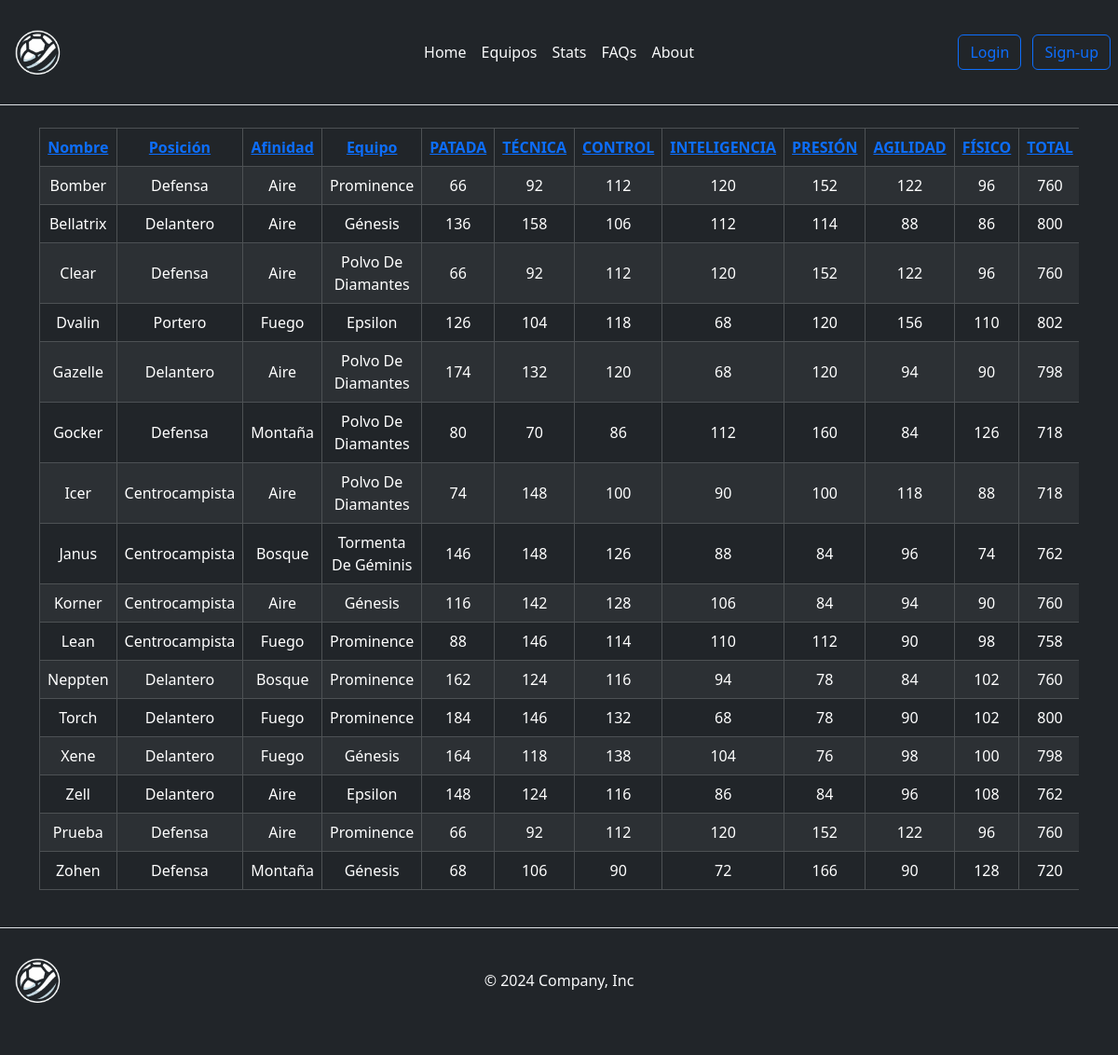
The page /paginas/Stats.php on the database its author committed.
### tables this page shows
create table jugadores(
	id int primary key auto_increment not null,
    Nombre varchar(35) not null,
    Posición enum("Delantero","Centrocampista","Defensa","Portero") not null,
    Afinidad enum("Aire","Fuego","Bosque","Montaña") not null,
    Equipo varchar(25) not null,
    PATADA	tinyint unsigned not null,
    TÉCNICA	tinyint unsigned not null,
    CONTROL	tinyint unsigned not null, 
    INTELIGENCIA tinyint unsigned not null, 
    PRESIÓN	tinyint unsigned not null, 
    AGILIDAD tinyint unsigned not null, 	
    FÍSICO tinyint unsigned not null,
    TOTAL int unsigned,
    Descripcion text
);

### paginas/Stats.php (the view, shortened to what this page needs)
<?php include("../include/index.inc.php") ?>
<?php headHTML(); ?>
<body class="bg-dark">
    <?php headerHTML();
    $mysql = connectDB();
    if (!isset($_GET["orderby"])) {
        $consulta = "SELECT * FROM jugadores";
        $tabla_equipos = $mysql->query($consulta);
    }
    ?>
    <main>
        <div class="container d-flex justify-content-center">
            <div class="table-responsive">
                <table class="table table-dark table-striped table-bordered text-center align-middle">
                    <thead>
                        <tr>
                            <th scope="col"><a href="Stats.php?orderby=nombre">Nombre</a></th>
                            <th scope="col"><a href="Stats.php?orderby=posicion">Posición</a></th>
                            <th scope="col"><a href="Stats.php?orderby=afinidad">Afinidad</a></th>
                            <th scope="col"><a href="Stats.php?orderby=equipo">Equipo</a></th>
                            <th scope="col"><a href="Stats.php?orderby=patada">PATADA</a></th>
                            <th scope="col"><a href="Stats.php?orderby=tecnica">TÉCNICA</a></th>
                            <th scope="col"><a href="Stats.php?orderby=control">CONTROL</a></th>
                            <th scope="col"><a href="Stats.php?orderby=inteligencia">INTELIGENCIA</a></th>
                            <th scope="col"><a href="Stats.php?orderby=presion">PRESIÓN</a></th>
                            <th scope="col"><a href="Stats.php?orderby=agilidad">AGILIDAD</a></th>
                            <th scope="col"><a href="Stats.php?orderby=fisico">FÍSICO</a></th>
                            <th scope="col"><a href="Stats.php?orderby=total">TOTAL</a></th>
                        </tr>
                    </thead>
                    <tbody>
                        <?php
                        while ($registro = $tabla_equipos->fetch_assoc()) {
                            echo "<tr>";
                            echo "<td>" . $registro["Nombre"] . "</td>";
                            echo "<td>" . $registro["Posición"] . "</td>";
                            echo "<td>" . $registro["Afinidad"] . "</td>";
                            echo "<td>" . $registro["Equipo"] . "</td>";
                            echo "<td>" . $registro["PATADA"] . "</td>";
                            echo "<td>" . $registro["TÉCNICA"] . "</td>";
                            echo "<td>" . $registro["CONTROL"] . "</td>";
                            echo "<td>" . $registro["INTELIGENCIA"] . "</td>";
                            echo "<td>" . $registro["PRESIÓN"] . "</td>";
                            echo "<td>" . $registro["AGILIDAD"] . "</td>";
                            echo "<td>" . $registro["FÍSICO"] . "</td>";
                            echo "<td>" . $registro["TOTAL"] . "</td>";
                            echo "</tr>";
                        }
                        ?>
                    </tbody>
                </table>
            </div>
        </div>
    </main>
    <?php footerHTML(); ?>
</body>
</html>

### include/index.inc.php (shortened to what this page needs)
<?php function headHTML()
{ ?>
  <!DOCTYPE html>
  <html lang="en">
  <head>
    <link href="https://cdn.jsdelivr.net/npm/bootstrap@5.3.2/dist/css/bootstrap.min.css" rel="stylesheet">
    <link rel="stylesheet" href="CSS/style.css">
  </head>
<?php } ?>
<?php function headerHTML()
{ ?>
  <header class="d-flex flex-wrap align-items-center justify-content-center justify-content-md-between py-3 mb-4 border-bottom">
    <a href="#" class="d-flex align-items-center col-md-3 mb-2 mb-md-0">
      <img src="../Imagenes/logo.png" alt="Logo" width="80" height="80">
    </a>
    <ul class="nav col-12 col-md-auto mb-2 justify-content-center mb-md-0">
      <li><a href="../index.php" class="nav-link px-2 link-light">Home</a></li>
      <li><a href="equipos.php" class="nav-link px-2 link-light">Equipos</a></li>
      <li><a href="Stats.php" class="nav-link px-2 link-light">Stats</a></li>
      <li><a href="#" class="nav-link px-2 link-light">FAQs</a></li>
      <li><a href="#" class="nav-link px-2 link-light">About</a></li>
    </ul>
    <div class="col-md-3 text-end">
      <a href="adminedit.php" class="btn btn-outline-primary me-2">Login</a>
      <a href="../paginas/signup.php" class="btn btn-outline-primary me-2">Sign-up</a>
    </div>
  </header>
<?php } ?>
<?php function footerHTML()
{ ?>
  <footer class="d-flex flex-wrap justify-content-between align-items-center py-3 my-4 border-top">
    <div class="col-md-4 d-flex align-items-center">
      <a href="/" class="d-flex align-items-center col-md-3 mb-2 mb-md-0">
        <img src="/Imagenes/logo.png" alt="Logo" width="80" height="80">
      </a>
    </div>
    <div class="text-center">
      <span class="mb-3 mb-md-0 text-light">© 2024 Company, Inc</span>
    </div>
    <ul class="nav col-md-4 justify-content-end list-unstyled d-flex">
      <li class="ms-3"><a class="text-body-secondary" href="#"><svg class="bi" width="24" height="24">
            <use xlink:href="#twitter"></use>
          </svg></a></li>
      <li class="ms-3"><a class="text-body-secondary" href="#"><svg class="bi" width="24" height="24">
            <use xlink:href="#instagram"></use>
          </svg></a></li>
      <li class="ms-3"><a class="text-body-secondary" href="#" action="tabla.php"><svg class="bi" width="24" height="24">
            <use xlink:href="#facebook"></use>
          </svg></a></li>
    </ul>
  </footer>
<?php } ?>

### rows shown on the page
jugadores: Nombre "Bomber", Posición "Defensa", Afinidad "Aire", Equipo "Prominence", PATADA "66", TÉCNICA "92", CONTROL "112", INTELIGENCIA "120", PRESIÓN "152", AGILIDAD "122", FÍSICO "96", TOTAL "760"
jugadores: Nombre "Bellatrix", Posición "Delantero", Afinidad "Aire", Equipo "Génesis", PATADA "136", TÉCNICA "158", CONTROL "106", INTELIGENCIA "112", PRESIÓN "114", AGILIDAD "88", FÍSICO "86", TOTAL "800"
jugadores: Nombre "Clear", Posición "Defensa", Afinidad "Aire", Equipo "Polvo De Diamantes", PATADA "66", TÉCNICA "92", CONTROL "112", INTELIGENCIA "120", PRESIÓN "152", AGILIDAD "122", FÍSICO "96", TOTAL "760"
jugadores: Nombre "Dvalin", Posición "Portero", Afinidad "Fuego", Equipo "Epsilon", PATADA "126", TÉCNICA "104", CONTROL "118", INTELIGENCIA "68", PRESIÓN "120", AGILIDAD "156", FÍSICO "110", TOTAL "802"
jugadores: Nombre "Gazelle", Posición "Delantero", Afinidad "Aire", Equipo "Polvo De Diamantes", PATADA "174", TÉCNICA "132", CONTROL "120", INTELIGENCIA "68", PRESIÓN "120", AGILIDAD "94", FÍSICO "90", TOTAL "798"
jugadores: Nombre "Gocker", Posición "Defensa", Afinidad "Montaña", Equipo "Polvo De Diamantes", PATADA "80", TÉCNICA "70", CONTROL "86", INTELIGENCIA "112", PRESIÓN "160", AGILIDAD "84", FÍSICO "126", TOTAL "718"
jugadores: Nombre "Icer", Posición "Centrocampista", Afinidad "Aire", Equipo "Polvo De Diamantes", PATADA "74", TÉCNICA "148", CONTROL "100", INTELIGENCIA "90", PRESIÓN "100", AGILIDAD "118", FÍSICO "88", TOTAL "718"
jugadores: Nombre "Janus", Posición "Centrocampista", Afinidad "Bosque", Equipo "Tormenta De Géminis", PATADA "146", TÉCNICA "148", CONTROL "126", INTELIGENCIA "88", PRESIÓN "84", AGILIDAD "96", FÍSICO "74", TOTAL "762"
jugadores: Nombre "Korner", Posición "Centrocampista", Afinidad "Aire", Equipo "Génesis", PATADA "116", TÉCNICA "142", CONTROL "128", INTELIGENCIA "106", PRESIÓN "84", AGILIDAD "94", FÍSICO "90", TOTAL "760"
jugadores: Nombre "Lean", Posición "Centrocampista", Afinidad "Fuego", Equipo "Prominence", PATADA "88", TÉCNICA "146", CONTROL "114", INTELIGENCIA "110", PRESIÓN "112", AGILIDAD "90", FÍSICO "98", TOTAL "758"
jugadores: Nombre "Neppten", Posición "Delantero", Afinidad "Bosque", Equipo "Prominence", PATADA "162", TÉCNICA "124", CONTROL "116", INTELIGENCIA "94", PRESIÓN "78", AGILIDAD "84", FÍSICO "102", TOTAL "760"
jugadores: Nombre "Torch", Posición "Delantero", Afinidad "Fuego", Equipo "Prominence", PATADA "184", TÉCNICA "146", CONTROL "132", INTELIGENCIA "68", PRESIÓN "78", AGILIDAD "90", FÍSICO "102", TOTAL "800"
jugadores: Nombre "Xene", Posición "Delantero", Afinidad "Fuego", Equipo "Génesis", PATADA "164", TÉCNICA "118", CONTROL "138", INTELIGENCIA "104", PRESIÓN "76", AGILIDAD "98", FÍSICO "100", TOTAL "798"
jugadores: Nombre "Zell", Posición "Delantero", Afinidad "Aire", Equipo "Epsilon", PATADA "148", TÉCNICA "124", CONTROL "116", INTELIGENCIA "86", PRESIÓN "84", AGILIDAD "96", FÍSICO "108", TOTAL "762"
jugadores: Nombre "Prueba", Posición "Defensa", Afinidad "Aire", Equipo "Prominence", PATADA "66", TÉCNICA "92", CONTROL "112", INTELIGENCIA "120", PRESIÓN "152", AGILIDAD "122", FÍSICO "96", TOTAL "760"
jugadores: Nombre "Zohen", Posición "Defensa", Afinidad "Montaña", Equipo "Génesis", PATADA "68", TÉCNICA "106", CONTROL "90", INTELIGENCIA "72", PRESIÓN "166", AGILIDAD "90", FÍSICO "128", TOTAL "720"
